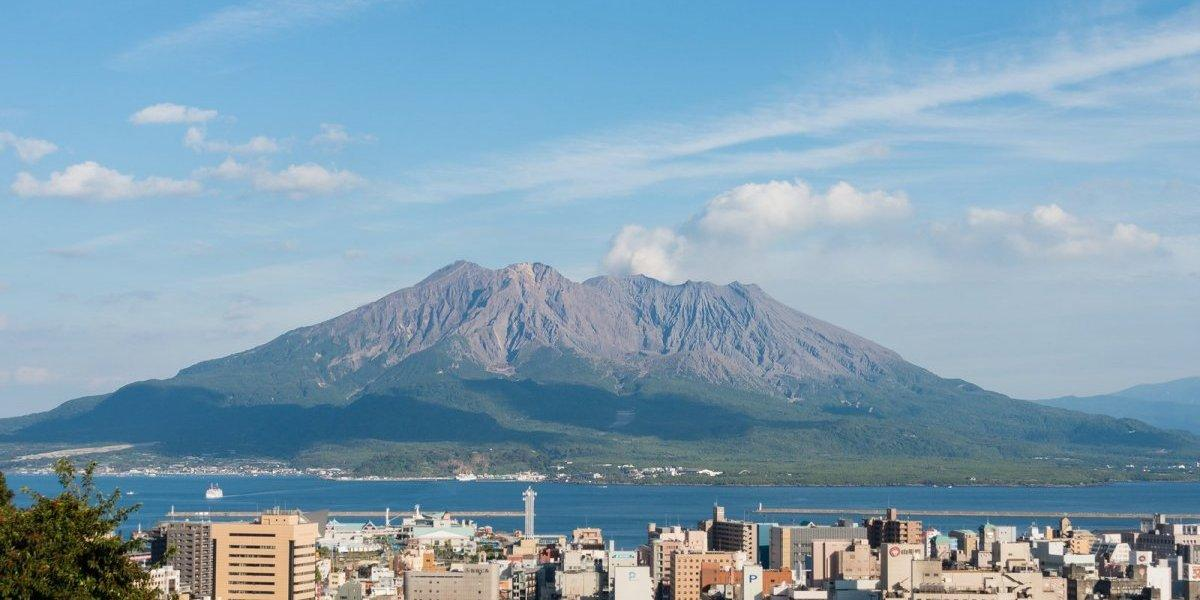
#> input picture 07_DFT/sakurajima.jpeg, 1200 x 600 px, found by its file name
$ python 07_sample03.py
#> lines starting #> are read from the running program, lines starting #| are printed output that depends on the picture
# -*- coding: utf-8 -*-

import numpy as np
import cv2
from matplotlib import pyplot as plt

# 画像をグレースケールで読み込む
img = cv2.imread('/Users/kiyotakoki/dev/com_vis/07_DFT/sakurajima.jpeg',0)
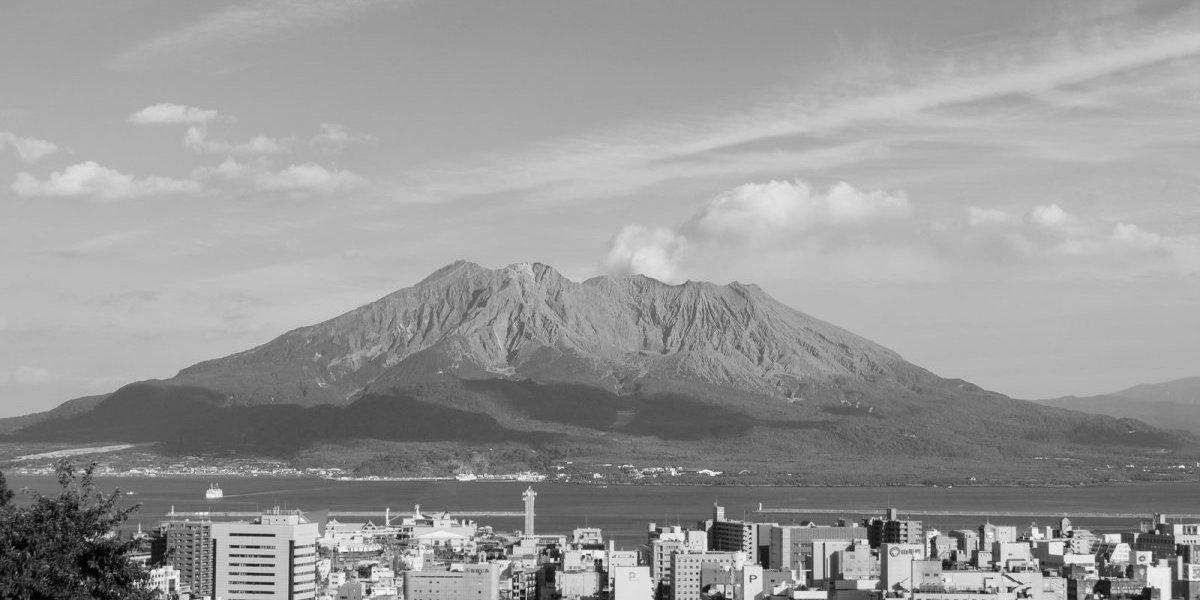
#> img: shape (600, 1200); min 0, max 255, mean 152.6

# DFT
dft = cv2.dft(np.float32(img),flags = cv2.DFT_COMPLEX_OUTPUT)
# 結果をシフト
dft_shift = np.fft.fftshift(dft)

# パワースペクトル
magnitude_spectrum = 20*np.log(cv2.magnitude(dft_shift[:,:,0],dft_shift[:,:,1]))
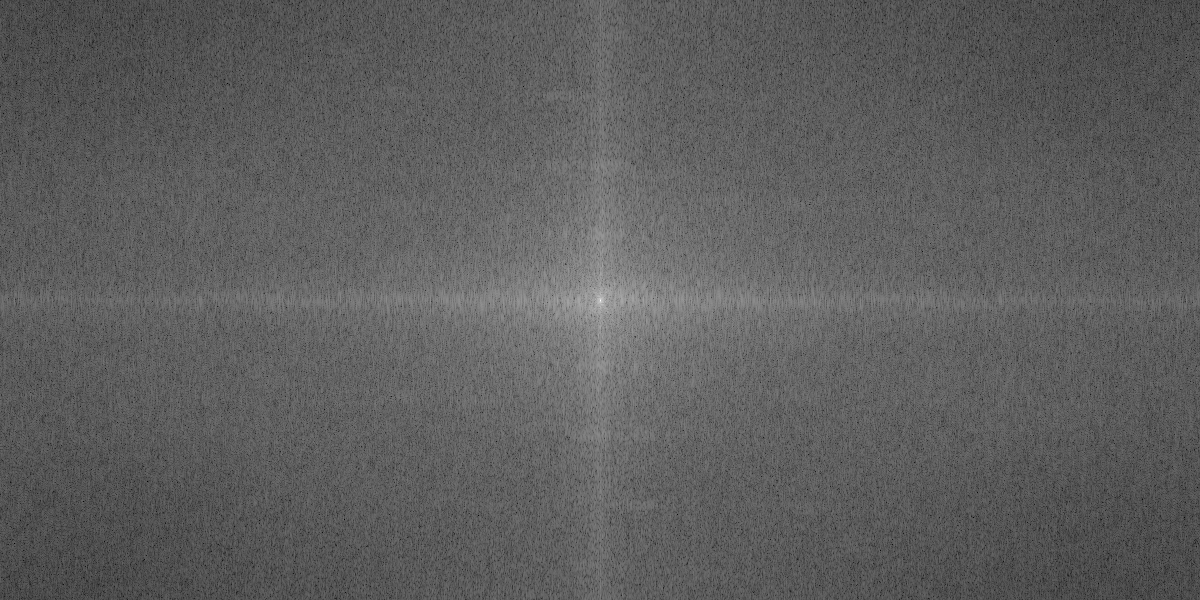
#> magnitude_spectrum: shape (600, 1200) float32; min 55.14, max 370.3, mean 171.9; drawn with min black and max white

# 画像のサイズ，中心座標
rows, cols = img.shape
#> rows = 600; cols = 1200
crow,ccol = int(rows/2) , int(cols/2)
#> crow = 300; ccol = 600
#ローパスフィルタのマスク　（中心から30x30の領域を通す）
# mask = np.zeros((rows,cols,2),np.uint8)
# mask[crow-30:crow+30, ccol-30:ccol+30] = 1

# ハイパスフィルタのマスク　（中心から30x30の領域を通さない）
mask = np.ones((rows,cols,2),np.uint8)
mask[crow-30:crow+30, ccol-30:ccol+30] = 0

# フィルタ適用
filtered_dft_shift = dft_shift*mask

# シフトしていたのを元に戻す
iltered_dft = np.fft.ifftshift(filtered_dft_shift)

# 逆変換
inverse_img = cv2.idft(filtered_dft_shift)
inverse_img = cv2.magnitude(inverse_img[:,:,0],inverse_img[:,:,1])
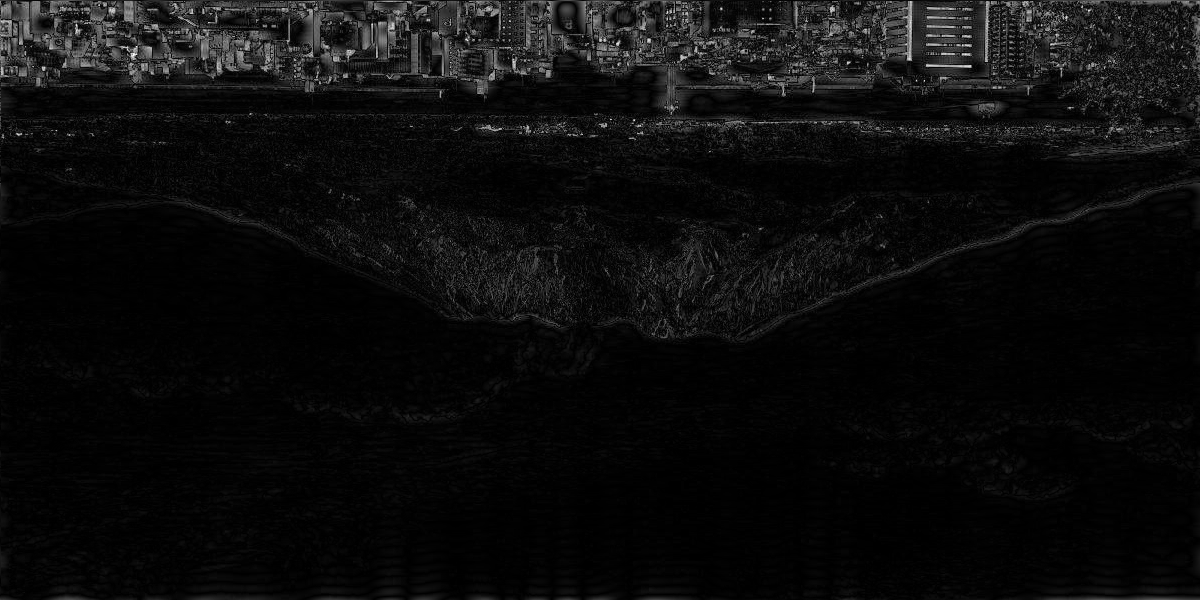
#> inverse_img: shape (600, 1200) float32; min 312.3, max 119931872, mean 6124355; drawn with min black and max white
inverse_img = cv2.rotate(inverse_img, cv2.ROTATE_180)
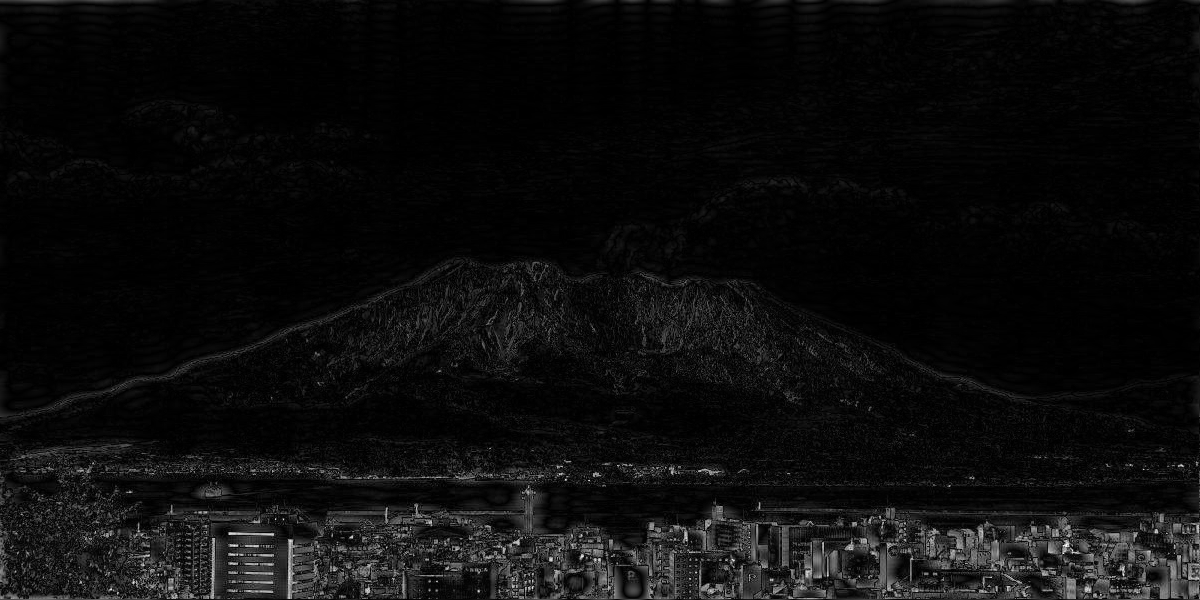
#> inverse_img: shape (600, 1200) float32; min 312.3, max 119931872, mean 6124356.5; drawn with min black and max white

plt.subplot(131),plt.imshow(img, cmap = 'gray')
plt.title('Input Image'), plt.xticks([]), plt.yticks([])
plt.subplot(132),plt.imshow(magnitude_spectrum, cmap = 'gray')
plt.title('Magnitude Spectrum'), plt.xticks([]), plt.yticks([])

plt.subplot(133),plt.imshow(inverse_img, cmap = 'gray')
plt.title('Inverse Image'), plt.xticks([]), plt.yticks([])

plt.show()
